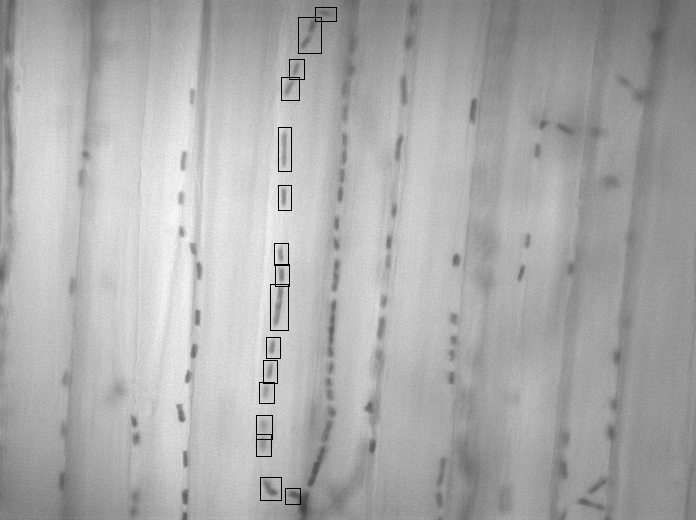
%> input picture RBC.png, 696 x 520 px
$ octave --eval "gmsh(imread('RBC.png'));"   (GNU Octave 9; MATLAB toolbox functions it lacks are replaced by stand-ins)
%> lines starting %> are read from the running program, lines starting %| are printed output that depends on the picture; in (x1, y1, x2, y2) boxes, pixels count from 0 and x2, y2 are one past the last pixel; in counts of white or black regions, pixels touching at a corner belong together; the program's own positions count from 1
function gmsh (I)


    % Get the capillaries
    gray = rgb2gray(I);
%> gray is the input picture: size 520x696 uint16; min 0, max 58672, mean 39625.8
    finalImage = zeros(size(gray));
    binaryImage = im2bw(gray);
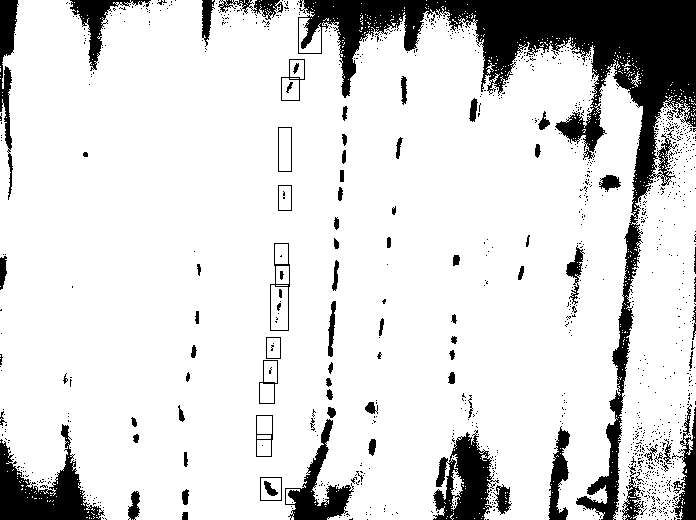
%> binaryImage: size 520x696 logical; 85.5% white; 1094 black regions (1009 under 20 px), largest, box (x1, y1, x2, y2) and area: (298, 0, 696, 520) 28594, (0, 424, 105, 520) 4187, (433, 430, 499, 520) 3244
    capillaries = ~binaryImage;
%> capillaries: size 520x696 logical; 14.5% white; 1094 white regions (1009 under 20 px)

    s = regionprops(capillaries);
%> s = 1094 regions; largest, box (x1, y1, x2, y2), Area and Centroid: (298, 0, 696, 520) 28594 [562.4 91.5], (0, 424, 105, 520) 4187 [43.2 493.7], (433, 430, 499, 520) 3244 [466.1 482.9], (285, 419, 354, 520) 2173 [319.4 490.4], (0, 0, 19, 200) 1552 [7.8 65.8]

    for i = 1:numel(s)
        if s(i).Area > 20
            x = uint16(s(i).Centroid(2));
            y = uint16(s(i).Centroid(1));
            finalImage(x-1:x+1, y-1:y+1) = 1;
        end


    end
%> this loop made 1094 passes
%> (x, y) on passes 1, 3, 7, 8, 52, 58: (66, 8), (272, 3), (420, 3), (494, 43), (380, 66), (21, 98)
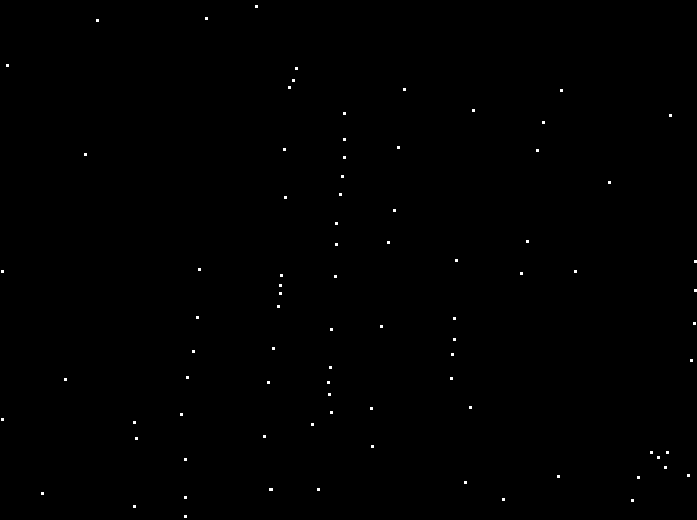
%> finalImage: size 520x697 double; values 0 (black) and 1 (white), 0.21% white in thin lines or dots
%> after the loop, x = 291; y = 696

%     % Attempt to get lines
%
%     complement = imcomplement(gray);
%     %complement = imfilter(complement, fspecial('gaussian'));
%     boundaries = watershed(imhmin(complement, 20));
%
    imshow(I);
    figure;
    imshow(finalImage);
    figure;
%     imshow(boundaries)


end
